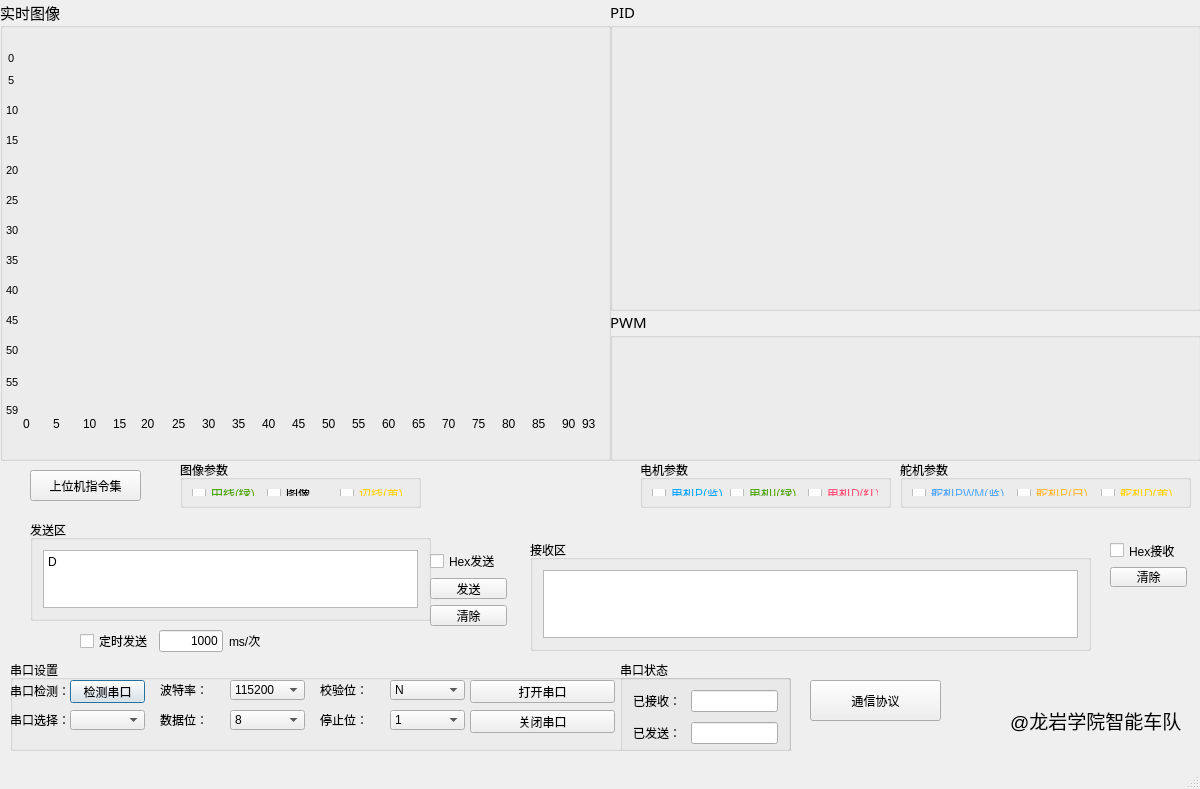
<?xml version="1.0" encoding="UTF-8"?>
<ui version="4.0">
 <class>Win</class>
 <widget class="QMainWindow" name="Win">
  <property name="geometry">
   <rect>
    <x>0</x>
    <y>0</y>
    <width>1200</width>
    <height>789</height>
   </rect>
  </property>
  <property name="windowTitle">
   <string>智能车调试助手</string>
  </property>
  <property name="autoFillBackground">
   <bool>true</bool>
  </property>
  <widget class="QWidget" name="centralwidget">
   <widget class="QGroupBox" name="uart_set">
    <property name="geometry">
     <rect>
      <x>10</x>
      <y>660</y>
      <width>781</width>
      <height>91</height>
     </rect>
    </property>
    <property name="title">
     <string>串口设置</string>
    </property>
    <widget class="QLabel" name="s1__lb_1">
     <property name="geometry">
      <rect>
       <x>0</x>
       <y>20</y>
       <width>60</width>
       <height>21</height>
      </rect>
     </property>
     <property name="text">
      <string>串口检测：</string>
     </property>
    </widget>
    <widget class="QPushButton" name="s1__box_1">
     <property name="geometry">
      <rect>
       <x>60</x>
       <y>20</y>
       <width>75</width>
       <height>23</height>
      </rect>
     </property>
     <property name="text">
      <string>检测串口</string>
     </property>
     <property name="autoRepeatInterval">
      <number>100</number>
     </property>
     <property name="default">
      <bool>true</bool>
     </property>
    </widget>
    <widget class="QComboBox" name="s1__box_2">
     <property name="geometry">
      <rect>
       <x>60</x>
       <y>50</y>
       <width>75</width>
       <height>20</height>
      </rect>
     </property>
    </widget>
    <widget class="QLabel" name="s1__lb_2">
     <property name="geometry">
      <rect>
       <x>0</x>
       <y>50</y>
       <width>60</width>
       <height>20</height>
      </rect>
     </property>
     <property name="text">
      <string>串口选择：</string>
     </property>
    </widget>
    <widget class="QPushButton" name="open_button">
     <property name="geometry">
      <rect>
       <x>460</x>
       <y>20</y>
       <width>145</width>
       <height>23</height>
      </rect>
     </property>
     <property name="text">
      <string>打开串口</string>
     </property>
    </widget>
    <widget class="QPushButton" name="close_button">
     <property name="geometry">
      <rect>
       <x>460</x>
       <y>50</y>
       <width>145</width>
       <height>23</height>
      </rect>
     </property>
     <property name="text">
      <string>关闭串口</string>
     </property>
    </widget>
    <widget class="QComboBox" name="s1__box_3">
     <property name="geometry">
      <rect>
       <x>220</x>
       <y>20</y>
       <width>75</width>
       <height>20</height>
      </rect>
     </property>
     <item>
      <property name="text">
       <string>115200</string>
      </property>
     </item>
     <item>
      <property name="text">
       <string>2400</string>
      </property>
     </item>
     <item>
      <property name="text">
       <string>4800</string>
      </property>
     </item>
     <item>
      <property name="text">
       <string>9600</string>
      </property>
     </item>
     <item>
      <property name="text">
       <string>14400</string>
      </property>
     </item>
     <item>
      <property name="text">
       <string>19200</string>
      </property>
     </item>
     <item>
      <property name="text">
       <string>38400</string>
      </property>
     </item>
     <item>
      <property name="text">
       <string>57600</string>
      </property>
     </item>
     <item>
      <property name="text">
       <string>76800</string>
      </property>
     </item>
     <item>
      <property name="text">
       <string>12800</string>
      </property>
     </item>
     <item>
      <property name="text">
       <string>230400</string>
      </property>
     </item>
     <item>
      <property name="text">
       <string>460800</string>
      </property>
     </item>
    </widget>
    <widget class="QLabel" name="s1__lb_3">
     <property name="geometry">
      <rect>
       <x>150</x>
       <y>20</y>
       <width>48</width>
       <height>20</height>
      </rect>
     </property>
     <property name="text">
      <string>波特率：</string>
     </property>
    </widget>
    <widget class="QComboBox" name="s1__box_4">
     <property name="geometry">
      <rect>
       <x>220</x>
       <y>50</y>
       <width>75</width>
       <height>20</height>
      </rect>
     </property>
     <item>
      <property name="text">
       <string>8</string>
      </property>
     </item>
     <item>
      <property name="text">
       <string>7</string>
      </property>
     </item>
     <item>
      <property name="text">
       <string>6</string>
      </property>
     </item>
     <item>
      <property name="text">
       <string>5</string>
      </property>
     </item>
    </widget>
    <widget class="QLabel" name="s1__lb_4">
     <property name="geometry">
      <rect>
       <x>150</x>
       <y>50</y>
       <width>48</width>
       <height>20</height>
      </rect>
     </property>
     <property name="text">
      <string>数据位：</string>
     </property>
    </widget>
    <widget class="QComboBox" name="s1__box_5">
     <property name="geometry">
      <rect>
       <x>380</x>
       <y>20</y>
       <width>75</width>
       <height>20</height>
      </rect>
     </property>
     <item>
      <property name="text">
       <string>N</string>
      </property>
     </item>
    </widget>
    <widget class="QLabel" name="s1__lb_5">
     <property name="geometry">
      <rect>
       <x>310</x>
       <y>20</y>
       <width>48</width>
       <height>20</height>
      </rect>
     </property>
     <property name="text">
      <string>校验位：</string>
     </property>
    </widget>
    <widget class="QComboBox" name="s1__box_6">
     <property name="geometry">
      <rect>
       <x>380</x>
       <y>50</y>
       <width>75</width>
       <height>20</height>
      </rect>
     </property>
     <item>
      <property name="text">
       <string>1</string>
      </property>
     </item>
    </widget>
    <widget class="QLabel" name="s1__lb_6">
     <property name="geometry">
      <rect>
       <x>310</x>
       <y>50</y>
       <width>48</width>
       <height>20</height>
      </rect>
     </property>
     <property name="text">
      <string>停止位：</string>
     </property>
    </widget>
    <widget class="QGroupBox" name="uart_statusBox">
     <property name="geometry">
      <rect>
       <x>610</x>
       <y>0</y>
       <width>171</width>
       <height>101</height>
      </rect>
     </property>
     <property name="title">
      <string>串口状态</string>
     </property>
     <layout class="QFormLayout" name="formLayout_2">
      <property name="horizontalSpacing">
       <number>10</number>
      </property>
      <property name="verticalSpacing">
       <number>10</number>
      </property>
      <property name="leftMargin">
       <number>10</number>
      </property>
      <property name="topMargin">
       <number>10</number>
      </property>
      <property name="rightMargin">
       <number>10</number>
      </property>
      <property name="bottomMargin">
       <number>10</number>
      </property>
      <item row="0" column="0">
       <widget class="QLabel" name="label">
        <property name="text">
         <string>已接收：</string>
        </property>
       </widget>
      </item>
      <item row="1" column="0">
       <widget class="QLabel" name="label_2">
        <property name="text">
         <string>已发送：</string>
        </property>
       </widget>
      </item>
      <item row="0" column="1">
       <widget class="QLineEdit" name="lineEdit"/>
      </item>
      <item row="1" column="1">
       <widget class="QLineEdit" name="lineEdit_2"/>
      </item>
     </layout>
    </widget>
    <widget class="QLabel" name="state_label">
     <property name="geometry">
      <rect>
       <x>0</x>
       <y>70</y>
       <width>145</width>
       <height>14</height>
      </rect>
     </property>
     <property name="text">
      <string/>
     </property>
     <property name="textFormat">
      <enum>Qt::AutoText</enum>
     </property>
     <property name="scaledContents">
      <bool>true</bool>
     </property>
     <property name="alignment">
      <set>Qt::AlignRight|Qt::AlignTrailing|Qt::AlignVCenter</set>
     </property>
    </widget>
   </widget>
   <widget class="QGroupBox" name="imageBox">
    <property name="geometry">
     <rect>
      <x>0</x>
      <y>0</y>
      <width>611</width>
      <height>461</height>
     </rect>
    </property>
    <property name="font">
     <font>
      <family>SimSun-ExtB</family>
      <pointsize>11</pointsize>
     </font>
    </property>
    <property name="title">
     <string>实时图像</string>
    </property>
    <layout class="QHBoxLayout" name="horizontalLayout"/>
   </widget>
   <widget class="QGroupBox" name="dataBox">
    <property name="geometry">
     <rect>
      <x>610</x>
      <y>0</y>
      <width>591</width>
      <height>311</height>
     </rect>
    </property>
    <property name="font">
     <font>
      <family>SimSun-ExtB</family>
      <pointsize>11</pointsize>
     </font>
    </property>
    <property name="title">
     <string>PID</string>
    </property>
    <layout class="QHBoxLayout" name="horizontalLayout_2">
     <property name="leftMargin">
      <number>9</number>
     </property>
    </layout>
   </widget>
   <widget class="QGroupBox" name="transmit">
    <property name="geometry">
     <rect>
      <x>30</x>
      <y>520</y>
      <width>401</width>
      <height>101</height>
     </rect>
    </property>
    <property name="title">
     <string>发送区</string>
    </property>
    <layout class="QVBoxLayout" name="verticalLayout_2">
     <property name="leftMargin">
      <number>10</number>
     </property>
     <property name="topMargin">
      <number>10</number>
     </property>
     <property name="rightMargin">
      <number>10</number>
     </property>
     <property name="bottomMargin">
      <number>10</number>
     </property>
     <item>
      <widget class="QTextEdit" name="s3__send_text">
       <property name="html">
        <string>&lt;!DOCTYPE HTML PUBLIC &quot;-//W3C//DTD HTML 4.0//EN&quot; &quot;http://www.w3.org/TR/REC-html40/strict.dtd&quot;&gt;
&lt;html&gt;&lt;head&gt;&lt;meta name=&quot;qrichtext&quot; content=&quot;1&quot; /&gt;&lt;style type=&quot;text/css&quot;&gt;
p, li { white-space: pre-wrap; }
&lt;/style&gt;&lt;/head&gt;&lt;body style=&quot; font-family:'SimSun'; font-size:9pt; font-weight:400; font-style:normal;&quot;&gt;
&lt;p style=&quot; margin-top:0px; margin-bottom:0px; margin-left:0px; margin-right:0px; -qt-block-indent:0; text-indent:0px;&quot;&gt;D&lt;/p&gt;&lt;/body&gt;&lt;/html&gt;</string>
       </property>
      </widget>
     </item>
    </layout>
   </widget>
   <widget class="QGroupBox" name="receive">
    <property name="geometry">
     <rect>
      <x>530</x>
      <y>540</y>
      <width>561</width>
      <height>111</height>
     </rect>
    </property>
    <property name="title">
     <string>接收区</string>
    </property>
    <layout class="QVBoxLayout" name="verticalLayout">
     <property name="leftMargin">
      <number>10</number>
     </property>
     <property name="topMargin">
      <number>10</number>
     </property>
     <property name="rightMargin">
      <number>10</number>
     </property>
     <property name="bottomMargin">
      <number>10</number>
     </property>
     <item>
      <widget class="QTextBrowser" name="s2__receive_text"/>
     </item>
    </layout>
   </widget>
   <widget class="QGroupBox" name="motor_pid">
    <property name="geometry">
     <rect>
      <x>640</x>
      <y>460</y>
      <width>251</width>
      <height>48</height>
     </rect>
    </property>
    <property name="title">
     <string>电机参数</string>
    </property>
    <layout class="QHBoxLayout" name="horizontalLayout_3">
     <item>
      <widget class="QCheckBox" name="MP">
       <property name="styleSheet">
        <string notr="true">color: rgb(0, 170, 255);</string>
       </property>
       <property name="text">
        <string>电机P(蓝)</string>
       </property>
      </widget>
     </item>
     <item>
      <widget class="QCheckBox" name="MI">
       <property name="styleSheet">
        <string notr="true">color: rgb(85, 170, 0);</string>
       </property>
       <property name="text">
        <string>电机I(绿)</string>
       </property>
      </widget>
     </item>
     <item>
      <widget class="QCheckBox" name="MD">
       <property name="styleSheet">
        <string notr="true">color: rgb(255, 85, 127);</string>
       </property>
       <property name="text">
        <string>电机D(红)</string>
       </property>
      </widget>
     </item>
    </layout>
   </widget>
   <widget class="QGroupBox" name="groupBox">
    <property name="geometry">
     <rect>
      <x>900</x>
      <y>460</y>
      <width>291</width>
      <height>48</height>
     </rect>
    </property>
    <property name="title">
     <string>舵机参数</string>
    </property>
    <layout class="QHBoxLayout" name="horizontalLayout_4">
     <item>
      <widget class="QCheckBox" name="SW">
       <property name="styleSheet">
        <string notr="true">color: rgb(85, 170, 255);</string>
       </property>
       <property name="text">
        <string>舵机PWM(蓝)</string>
       </property>
      </widget>
     </item>
     <item>
      <widget class="QCheckBox" name="SP">
       <property name="styleSheet">
        <string notr="true">color: rgb(255, 189, 55);</string>
       </property>
       <property name="text">
        <string>舵机P(白)</string>
       </property>
      </widget>
     </item>
     <item>
      <widget class="QCheckBox" name="SD">
       <property name="styleSheet">
        <string notr="true">color: rgb(255, 213, 0);</string>
       </property>
       <property name="text">
        <string>舵机D(黄)</string>
       </property>
      </widget>
     </item>
    </layout>
   </widget>
   <widget class="QGroupBox" name="groupBox_2">
    <property name="geometry">
     <rect>
      <x>180</x>
      <y>460</y>
      <width>241</width>
      <height>48</height>
     </rect>
    </property>
    <property name="title">
     <string>图像参数</string>
    </property>
    <layout class="QHBoxLayout" name="horizontalLayout_5">
     <item>
      <widget class="QCheckBox" name="midline">
       <property name="styleSheet">
        <string notr="true">color: rgb(85, 170, 0);</string>
       </property>
       <property name="text">
        <string>中线(绿)</string>
       </property>
      </widget>
     </item>
     <item>
      <widget class="QCheckBox" name="Pixle">
       <property name="text">
        <string>图像</string>
       </property>
      </widget>
     </item>
     <item>
      <widget class="QCheckBox" name="sideline">
       <property name="styleSheet">
        <string notr="true">color: rgb(255, 213, 0);</string>
       </property>
       <property name="text">
        <string>边线(黄)</string>
       </property>
      </widget>
     </item>
    </layout>
   </widget>
   <widget class="QWidget" name="layoutWidget">
    <property name="geometry">
     <rect>
      <x>430</x>
      <y>550</y>
      <width>77</width>
      <height>76</height>
     </rect>
    </property>
    <layout class="QVBoxLayout" name="transmit_hex_clear_send">
     <item>
      <widget class="QCheckBox" name="hex_send">
       <property name="text">
        <string>Hex发送</string>
       </property>
      </widget>
     </item>
     <item>
      <widget class="QPushButton" name="s3__send_button">
       <property name="text">
        <string>发送</string>
       </property>
      </widget>
     </item>
     <item>
      <widget class="QPushButton" name="s3__clear_button">
       <property name="text">
        <string>清除</string>
       </property>
      </widget>
     </item>
    </layout>
   </widget>
   <widget class="QWidget" name="layoutWidget">
    <property name="geometry">
     <rect>
      <x>80</x>
      <y>630</y>
      <width>181</width>
      <height>22</height>
     </rect>
    </property>
    <layout class="QHBoxLayout" name="timer_send_layout">
     <item>
      <widget class="QCheckBox" name="timer_send_cb">
       <property name="text">
        <string>定时发送</string>
       </property>
      </widget>
     </item>
     <item>
      <widget class="QLineEdit" name="lineEdit_3">
       <property name="text">
        <string>1000</string>
       </property>
       <property name="alignment">
        <set>Qt::AlignRight|Qt::AlignTrailing|Qt::AlignVCenter</set>
       </property>
      </widget>
     </item>
     <item>
      <widget class="QLabel" name="dw">
       <property name="text">
        <string>ms/次</string>
       </property>
      </widget>
     </item>
    </layout>
   </widget>
   <widget class="QWidget" name="layoutWidget">
    <property name="geometry">
     <rect>
      <x>1110</x>
      <y>540</y>
      <width>77</width>
      <height>47</height>
     </rect>
    </property>
    <layout class="QVBoxLayout" name="receive_hex_clear">
     <item>
      <widget class="QCheckBox" name="hex_receive">
       <property name="text">
        <string>Hex接收</string>
       </property>
      </widget>
     </item>
     <item>
      <widget class="QPushButton" name="s2__clear_button">
       <property name="text">
        <string>清除</string>
       </property>
      </widget>
     </item>
    </layout>
   </widget>
   <widget class="QLabel" name="label_3">
    <property name="geometry">
     <rect>
      <x>6</x>
      <y>404</y>
      <width>54</width>
      <height>12</height>
     </rect>
    </property>
    <property name="text">
     <string>&lt;html&gt;&lt;head/&gt;&lt;body&gt;&lt;p&gt;&lt;span style=&quot; font-size:8pt;&quot;&gt;59&lt;/span&gt;&lt;/p&gt;&lt;/body&gt;&lt;/html&gt;</string>
    </property>
   </widget>
   <widget class="QLabel" name="label_4">
    <property name="geometry">
     <rect>
      <x>6</x>
      <y>376</y>
      <width>54</width>
      <height>12</height>
     </rect>
    </property>
    <property name="text">
     <string>&lt;html&gt;&lt;head/&gt;&lt;body&gt;&lt;p&gt;&lt;span style=&quot; font-size:8pt;&quot;&gt;55&lt;/span&gt;&lt;/p&gt;&lt;/body&gt;&lt;/html&gt;</string>
    </property>
   </widget>
   <widget class="QLabel" name="label_5">
    <property name="geometry">
     <rect>
      <x>6</x>
      <y>344</y>
      <width>54</width>
      <height>12</height>
     </rect>
    </property>
    <property name="text">
     <string>&lt;html&gt;&lt;head/&gt;&lt;body&gt;&lt;p&gt;&lt;span style=&quot; font-size:8pt;&quot;&gt;50&lt;/span&gt;&lt;/p&gt;&lt;/body&gt;&lt;/html&gt;</string>
    </property>
   </widget>
   <widget class="QLabel" name="label_6">
    <property name="geometry">
     <rect>
      <x>6</x>
      <y>314</y>
      <width>54</width>
      <height>12</height>
     </rect>
    </property>
    <property name="text">
     <string>&lt;html&gt;&lt;head/&gt;&lt;body&gt;&lt;p&gt;&lt;span style=&quot; font-size:8pt;&quot;&gt;45&lt;/span&gt;&lt;/p&gt;&lt;/body&gt;&lt;/html&gt;</string>
    </property>
   </widget>
   <widget class="QLabel" name="label_7">
    <property name="geometry">
     <rect>
      <x>6</x>
      <y>284</y>
      <width>54</width>
      <height>12</height>
     </rect>
    </property>
    <property name="text">
     <string>&lt;html&gt;&lt;head/&gt;&lt;body&gt;&lt;p&gt;&lt;span style=&quot; font-size:8pt;&quot;&gt;40&lt;/span&gt;&lt;/p&gt;&lt;/body&gt;&lt;/html&gt;</string>
    </property>
   </widget>
   <widget class="QLabel" name="label_8">
    <property name="geometry">
     <rect>
      <x>6</x>
      <y>254</y>
      <width>54</width>
      <height>12</height>
     </rect>
    </property>
    <property name="text">
     <string>&lt;html&gt;&lt;head/&gt;&lt;body&gt;&lt;p&gt;&lt;span style=&quot; font-size:8pt;&quot;&gt;35&lt;/span&gt;&lt;/p&gt;&lt;/body&gt;&lt;/html&gt;</string>
    </property>
   </widget>
   <widget class="QLabel" name="label_9">
    <property name="geometry">
     <rect>
      <x>6</x>
      <y>224</y>
      <width>54</width>
      <height>12</height>
     </rect>
    </property>
    <property name="text">
     <string>&lt;html&gt;&lt;head/&gt;&lt;body&gt;&lt;p&gt;&lt;span style=&quot; font-size:8pt;&quot;&gt;30&lt;/span&gt;&lt;/p&gt;&lt;/body&gt;&lt;/html&gt;</string>
    </property>
   </widget>
   <widget class="QLabel" name="label_10">
    <property name="geometry">
     <rect>
      <x>6</x>
      <y>194</y>
      <width>54</width>
      <height>12</height>
     </rect>
    </property>
    <property name="text">
     <string>&lt;html&gt;&lt;head/&gt;&lt;body&gt;&lt;p&gt;&lt;span style=&quot; font-size:8pt;&quot;&gt;25&lt;/span&gt;&lt;/p&gt;&lt;/body&gt;&lt;/html&gt;</string>
    </property>
   </widget>
   <widget class="QLabel" name="label_11">
    <property name="geometry">
     <rect>
      <x>6</x>
      <y>164</y>
      <width>54</width>
      <height>12</height>
     </rect>
    </property>
    <property name="text">
     <string>&lt;html&gt;&lt;head/&gt;&lt;body&gt;&lt;p&gt;&lt;span style=&quot; font-size:8pt;&quot;&gt;20&lt;/span&gt;&lt;/p&gt;&lt;/body&gt;&lt;/html&gt;</string>
    </property>
   </widget>
   <widget class="QLabel" name="label_12">
    <property name="geometry">
     <rect>
      <x>6</x>
      <y>134</y>
      <width>54</width>
      <height>12</height>
     </rect>
    </property>
    <property name="text">
     <string>&lt;html&gt;&lt;head/&gt;&lt;body&gt;&lt;p&gt;&lt;span style=&quot; font-size:8pt;&quot;&gt;15&lt;/span&gt;&lt;/p&gt;&lt;/body&gt;&lt;/html&gt;</string>
    </property>
   </widget>
   <widget class="QLabel" name="label_13">
    <property name="geometry">
     <rect>
      <x>6</x>
      <y>104</y>
      <width>54</width>
      <height>12</height>
     </rect>
    </property>
    <property name="text">
     <string>&lt;html&gt;&lt;head/&gt;&lt;body&gt;&lt;p&gt;&lt;span style=&quot; font-size:8pt;&quot;&gt;10&lt;/span&gt;&lt;/p&gt;&lt;/body&gt;&lt;/html&gt;</string>
    </property>
   </widget>
   <widget class="QLabel" name="label_14">
    <property name="geometry">
     <rect>
      <x>8</x>
      <y>74</y>
      <width>54</width>
      <height>12</height>
     </rect>
    </property>
    <property name="text">
     <string>&lt;html&gt;&lt;head/&gt;&lt;body&gt;&lt;p&gt;&lt;span style=&quot; font-size:8pt;&quot;&gt;5&lt;/span&gt;&lt;/p&gt;&lt;/body&gt;&lt;/html&gt;</string>
    </property>
   </widget>
   <widget class="QLabel" name="label_15">
    <property name="geometry">
     <rect>
      <x>8</x>
      <y>52</y>
      <width>54</width>
      <height>12</height>
     </rect>
    </property>
    <property name="text">
     <string>&lt;html&gt;&lt;head/&gt;&lt;body&gt;&lt;p&gt;&lt;span style=&quot; font-size:8pt;&quot;&gt;0&lt;/span&gt;&lt;/p&gt;&lt;/body&gt;&lt;/html&gt;</string>
    </property>
   </widget>
   <widget class="QLabel" name="label_16">
    <property name="geometry">
     <rect>
      <x>23</x>
      <y>418</y>
      <width>54</width>
      <height>12</height>
     </rect>
    </property>
    <property name="text">
     <string>0</string>
    </property>
   </widget>
   <widget class="QLabel" name="label_17">
    <property name="geometry">
     <rect>
      <x>53</x>
      <y>418</y>
      <width>54</width>
      <height>12</height>
     </rect>
    </property>
    <property name="text">
     <string>5</string>
    </property>
   </widget>
   <widget class="QLabel" name="label_18">
    <property name="geometry">
     <rect>
      <x>83</x>
      <y>418</y>
      <width>54</width>
      <height>12</height>
     </rect>
    </property>
    <property name="text">
     <string>10</string>
    </property>
   </widget>
   <widget class="QLabel" name="label_19">
    <property name="geometry">
     <rect>
      <x>113</x>
      <y>418</y>
      <width>54</width>
      <height>12</height>
     </rect>
    </property>
    <property name="text">
     <string>15</string>
    </property>
   </widget>
   <widget class="QLabel" name="label_20">
    <property name="geometry">
     <rect>
      <x>141</x>
      <y>418</y>
      <width>54</width>
      <height>12</height>
     </rect>
    </property>
    <property name="text">
     <string>20</string>
    </property>
   </widget>
   <widget class="QLabel" name="label_21">
    <property name="geometry">
     <rect>
      <x>172</x>
      <y>418</y>
      <width>54</width>
      <height>12</height>
     </rect>
    </property>
    <property name="text">
     <string>25</string>
    </property>
   </widget>
   <widget class="QLabel" name="label_22">
    <property name="geometry">
     <rect>
      <x>202</x>
      <y>418</y>
      <width>54</width>
      <height>12</height>
     </rect>
    </property>
    <property name="text">
     <string>30</string>
    </property>
   </widget>
   <widget class="QLabel" name="label_23">
    <property name="geometry">
     <rect>
      <x>232</x>
      <y>418</y>
      <width>54</width>
      <height>12</height>
     </rect>
    </property>
    <property name="text">
     <string>35</string>
    </property>
   </widget>
   <widget class="QLabel" name="label_24">
    <property name="geometry">
     <rect>
      <x>262</x>
      <y>418</y>
      <width>54</width>
      <height>12</height>
     </rect>
    </property>
    <property name="text">
     <string>40</string>
    </property>
   </widget>
   <widget class="QLabel" name="label_25">
    <property name="geometry">
     <rect>
      <x>292</x>
      <y>418</y>
      <width>54</width>
      <height>12</height>
     </rect>
    </property>
    <property name="text">
     <string>45</string>
    </property>
   </widget>
   <widget class="QLabel" name="label_26">
    <property name="geometry">
     <rect>
      <x>322</x>
      <y>418</y>
      <width>54</width>
      <height>12</height>
     </rect>
    </property>
    <property name="text">
     <string>50</string>
    </property>
   </widget>
   <widget class="QLabel" name="label_27">
    <property name="geometry">
     <rect>
      <x>352</x>
      <y>418</y>
      <width>54</width>
      <height>12</height>
     </rect>
    </property>
    <property name="text">
     <string>55</string>
    </property>
   </widget>
   <widget class="QLabel" name="label_28">
    <property name="geometry">
     <rect>
      <x>382</x>
      <y>418</y>
      <width>54</width>
      <height>12</height>
     </rect>
    </property>
    <property name="text">
     <string>60</string>
    </property>
   </widget>
   <widget class="QLabel" name="label_29">
    <property name="geometry">
     <rect>
      <x>412</x>
      <y>418</y>
      <width>54</width>
      <height>12</height>
     </rect>
    </property>
    <property name="text">
     <string>65</string>
    </property>
   </widget>
   <widget class="QLabel" name="label_30">
    <property name="geometry">
     <rect>
      <x>442</x>
      <y>418</y>
      <width>54</width>
      <height>12</height>
     </rect>
    </property>
    <property name="text">
     <string>70</string>
    </property>
   </widget>
   <widget class="QLabel" name="label_31">
    <property name="geometry">
     <rect>
      <x>472</x>
      <y>418</y>
      <width>54</width>
      <height>12</height>
     </rect>
    </property>
    <property name="text">
     <string>75</string>
    </property>
   </widget>
   <widget class="QLabel" name="label_32">
    <property name="geometry">
     <rect>
      <x>502</x>
      <y>418</y>
      <width>54</width>
      <height>12</height>
     </rect>
    </property>
    <property name="text">
     <string>80</string>
    </property>
   </widget>
   <widget class="QLabel" name="label_33">
    <property name="geometry">
     <rect>
      <x>532</x>
      <y>418</y>
      <width>54</width>
      <height>12</height>
     </rect>
    </property>
    <property name="text">
     <string>85</string>
    </property>
   </widget>
   <widget class="QLabel" name="label_34">
    <property name="geometry">
     <rect>
      <x>562</x>
      <y>418</y>
      <width>54</width>
      <height>12</height>
     </rect>
    </property>
    <property name="text">
     <string>90</string>
    </property>
   </widget>
   <widget class="QLabel" name="label_35">
    <property name="geometry">
     <rect>
      <x>582</x>
      <y>418</y>
      <width>54</width>
      <height>12</height>
     </rect>
    </property>
    <property name="text">
     <string>93</string>
    </property>
   </widget>
   <widget class="QGroupBox" name="dataBox_2">
    <property name="geometry">
     <rect>
      <x>610</x>
      <y>310</y>
      <width>591</width>
      <height>151</height>
     </rect>
    </property>
    <property name="font">
     <font>
      <family>SimSun-ExtB</family>
      <pointsize>11</pointsize>
     </font>
    </property>
    <property name="title">
     <string>PWM</string>
    </property>
    <layout class="QHBoxLayout" name="horizontalLayout_6">
     <property name="leftMargin">
      <number>9</number>
     </property>
    </layout>
   </widget>
   <widget class="QPushButton" name="hc_help_button">
    <property name="geometry">
     <rect>
      <x>30</x>
      <y>470</y>
      <width>111</width>
      <height>31</height>
     </rect>
    </property>
    <property name="text">
     <string>上位机指令集</string>
    </property>
   </widget>
   <widget class="QLabel" name="label_36">
    <property name="geometry">
     <rect>
      <x>1010</x>
      <y>700</y>
      <width>171</width>
      <height>41</height>
     </rect>
    </property>
    <property name="text">
     <string>&lt;html&gt;&lt;head/&gt;&lt;body&gt;&lt;p&gt;&lt;span style=&quot; font-size:14pt;&quot;&gt;@龙岩学院智能车队&lt;/span&gt;&lt;/p&gt;&lt;/body&gt;&lt;/html&gt;</string>
    </property>
   </widget>
   <widget class="QPushButton" name="am_button">
    <property name="geometry">
     <rect>
      <x>810</x>
      <y>680</y>
      <width>131</width>
      <height>41</height>
     </rect>
    </property>
    <property name="text">
     <string>通信协议</string>
    </property>
   </widget>
  </widget>
  <widget class="QStatusBar" name="statusbar"/>
 </widget>
 <resources/>
 <connections/>
</ui>
